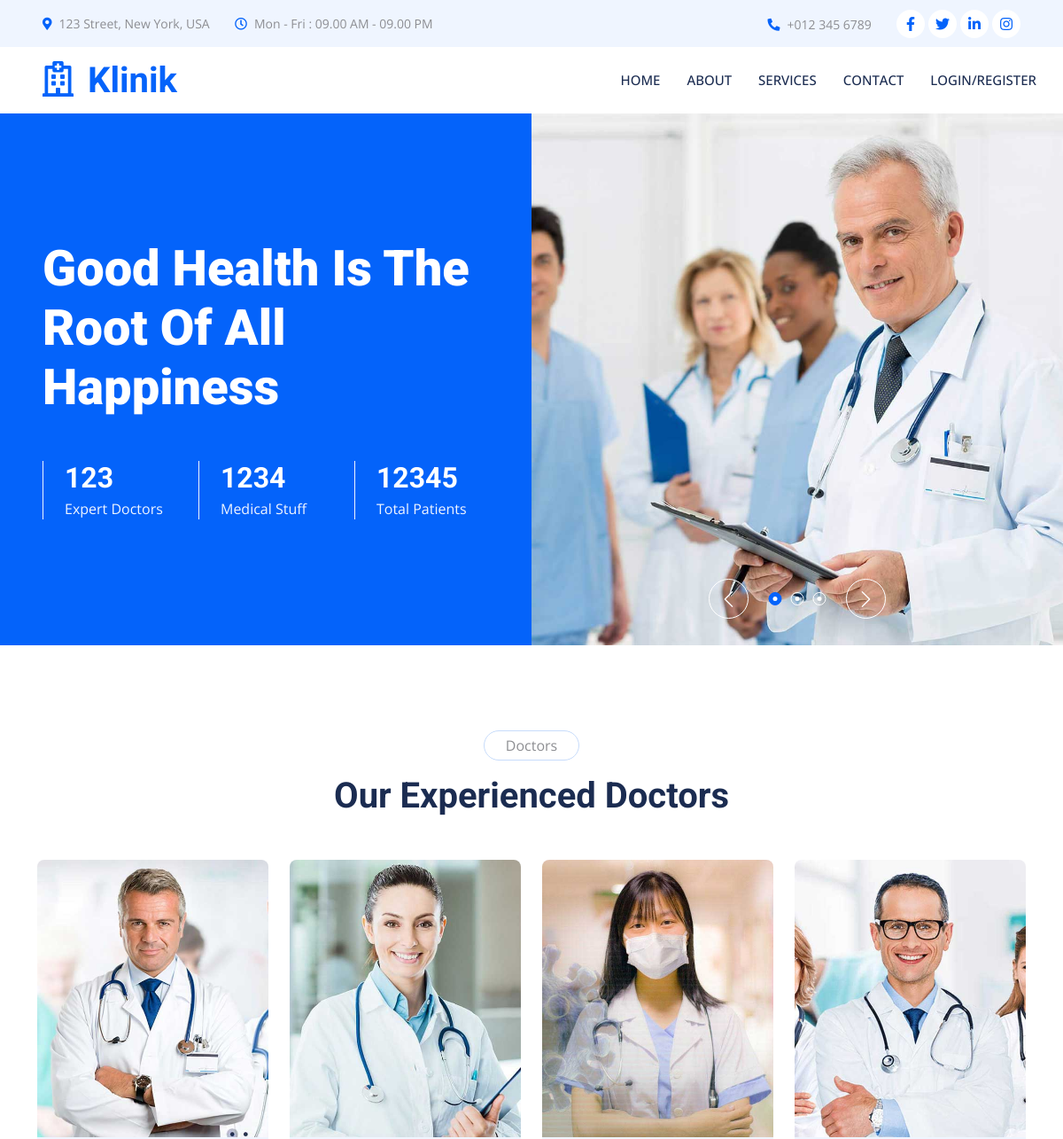
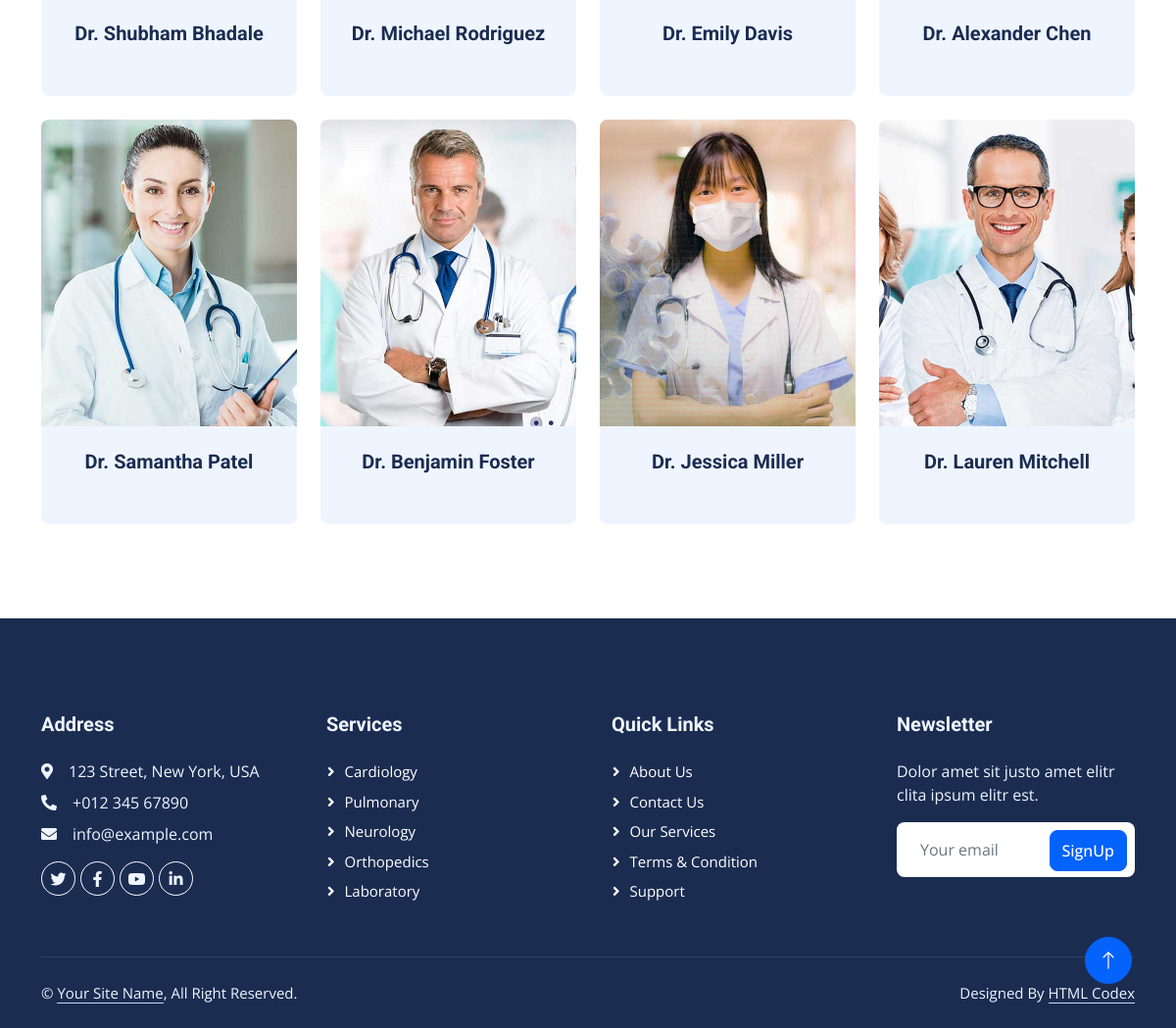
The app's page /home/doctors/ with its own data (2 pictures, top to bottom).
### default/models.py (models this page shows)
class Profile(models.Model):
    user = models.OneToOneField(
        User, on_delete=models.CASCADE, related_name="profile", primary_key=True
    )
    registeras = models.CharField(max_length=2, null=True)
    profile_image = models.ImageField(
        upload_to="user_profile", null=True, blank=True)
    emotion = models.CharField(null=True, max_length=100)

### home/views.py (the view)
# urls.py: path("doctors/", views.doctors, name="all_doctors"),
def doctors(request):
    doctor_list = Profile.objects.filter(registeras="1")
    return render(request, 'doctors.html', {
        "doctor_list": doctor_list
    })

### templates/doctors.html (shortened to what this page needs)
{% extends 'component.html' %}
{% load static %}
{% block body %}
<div class="container-xxl py-5">
    <div class="container">
        <div class="text-center mx-auto mb-5 wow fadeInUp" data-wow-delay="0.1s" style="max-width: 600px;">
            <p class="d-inline-block border rounded-pill py-1 px-4">Doctors</p>
            <h1>Our Experienced Doctors</h1>
        </div>
        <div class="row g-4">
            {% if doctor_list%}
            {% for doc in doctor_list %}
            <div class="col-lg-3 col-md-6 wow fadeInUp" data-wow-delay="0.1s">
                <div class="team-item position-relative rounded overflow-hidden">
                    <div class="overflow-hidden">
                        <img class="img-fluid" src="/media/{{ doc.profile_image }}" alt="">
                    </div>
                    <div class="team-text bg-light text-center p-4">
                        <h5>Dr. {{ doc.user.first_name }} {{ doc.user.last_name }}</h5>
                    </div>
                </div>
            </div>
            {% endfor %}
            {% else %}
            <div class="col-lg-3 col-md-6 wow fadeInUp" data-wow-delay="0.1s">
                <div class="text-center">
                    No records Found
                </div>
            </div>
            {% endif %}
        </div>
    </div>
</div>
{% endblock %}

### templates/component.html (shortened to what this page needs)
<!DOCTYPE html>
<html lang="en">
{% load static %}
<head>
    <link href="https://cdnjs.cloudflare.com/ajax/libs/font-awesome/5.10.0/css/all.min.css" rel="stylesheet">
    <link href="https://cdn.jsdelivr.net/npm/bootstrap-icons@1.4.1/font/bootstrap-icons.css" rel="stylesheet">
    <link href="{% static 'lib/animate/animate.min.css' %}" rel="stylesheet">
    <link href="{% static 'lib/owlcarousel/assets/owl.carousel.min.css' %}" rel="stylesheet">
    <link href="{% static 'lib/tempusdominus/css/tempusdominus-bootstrap-4.min.css' %}" rel="stylesheet" />
    <link href="{% static 'css/bootstrap.min.css' %}" rel="stylesheet">
    <link href="{% static 'css/style.css' %}" rel="stylesheet">
</head>
<body>
    <div class="container-fluid bg-light p-0 wow fadeIn" data-wow-delay="0.1s">
        <div class="row gx-0 d-none d-lg-flex">
            <div class="col-lg-7 px-5 text-start">
                <div class="h-100 d-inline-flex align-items-center py-3 me-4">
                    <small class="fa fa-map-marker-alt text-primary me-2"></small>
                    <small>123 Street, New York, USA</small>
                </div>
                <div class="h-100 d-inline-flex align-items-center py-3">
                    <small class="far fa-clock text-primary me-2"></small>
                    <small>Mon - Fri : 09.00 AM - 09.00 PM</small>
                </div>
            </div>
            <div class="col-lg-5 px-5 text-end">
                <div class="h-100 d-inline-flex align-items-center py-3 me-4">
                    <small class="fa fa-phone-alt text-primary me-2"></small>
                    <small>+012 345 6789</small>
                </div>
                <div class="h-100 d-inline-flex align-items-center">
                    <a class="btn btn-sm-square rounded-circle bg-white text-primary me-1" href=""><i
                            class="fab fa-facebook-f"></i></a>
                    <a class="btn btn-sm-square rounded-circle bg-white text-primary me-1" href=""><i
                            class="fab fa-twitter"></i></a>
                    <a class="btn btn-sm-square rounded-circle bg-white text-primary me-1" href=""><i
                            class="fab fa-linkedin-in"></i></a>
                    <a class="btn btn-sm-square rounded-circle bg-white text-primary me-0" href=""><i
                            class="fab fa-instagram"></i></a>
                </div>
            </div>
        </div>
    </div>
    <nav class="navbar navbar-expand-lg bg-white navbar-light sticky-top p-0 wow fadeIn" data-wow-delay="0.1s">
        <a href="index.html" class="navbar-brand d-flex align-items-center px-4 px-lg-5">
            <h1 class="m-0 text-primary"><i class="far fa-hospital me-3"></i>Klinik</h1>
        </a>
        <div class="collapse navbar-collapse" id="navbarCollapse">
            <div class="navbar-nav ms-auto p-4 p-lg-0">
                <a href="/home/login" class="nav-item nav-link">Home</a>
                <a href="/home/about" class="nav-item nav-link">About</a>
                <a href="/home/sevices" class="nav-item nav-link">Services</a>
                <a href="/home/contact" class="nav-item nav-link">Contact</a>
                {% if not request.user.is_authenticated %}
                <a href="/user" class="nav-item nav-link">Login/register</a>
                {% endif %}
            </div>
        </div>
    </nav>
    <div class="container-fluid header bg-primary p-0 mb-5">
        <div class="row g-0 align-items-center flex-column-reverse flex-lg-row">
            <div class="col-lg-6 p-5 wow fadeIn" data-wow-delay="0.1s">
                <h1 class="display-4 text-white mb-5">Good Health Is The Root Of All Happiness</h1>
                <div class="row g-4">
                    <div class="col-sm-4">
                        <div class="border-start border-light ps-4">
                            <h2 class="text-white mb-1" data-toggle="counter-up">123</h2>
                            <p class="text-light mb-0">Expert Doctors</p>
                        </div>
                    </div>
                    <div class="col-sm-4">
                        <div class="border-start border-light ps-4">
                            <h2 class="text-white mb-1" data-toggle="counter-up">1234</h2>
                            <p class="text-light mb-0">Medical Stuff</p>
                        </div>
                    </div>
                    <div class="col-sm-4">
                        <div class="border-start border-light ps-4">
                            <h2 class="text-white mb-1" data-toggle="counter-up">12345</h2>
                            <p class="text-light mb-0">Total Patients</p>
                        </div>
                    </div>
                </div>
            </div>
            <div class="col-lg-6 wow fadeIn" data-wow-delay="0.5s">
                <div class="owl-carousel header-carousel">
                    <div class="owl-carousel-item position-relative">
                        <img class="img-fluid" src="{% static 'img/carousel-1.jpg' %}" alt="">
                    </div>
                </div>
            </div>
        </div>
    </div>
    {% block body %}
    {% endblock %}
    <div class="container-fluid bg-dark text-light footer mt-5 pt-5 wow fadeIn" data-wow-delay="0.1s">
        <div class="container py-5">
            <div class="row g-5">
                <div class="col-lg-3 col-md-6">
                    <h5 class="text-light mb-4">Address</h5>
                    <p class="mb-2"><i class="fa fa-map-marker-alt me-3"></i>123 Street, New York, USA</p>
                    <p class="mb-2"><i class="fa fa-phone-alt me-3"></i>+012 345 67890</p>
                    <p class="mb-2"><i class="fa fa-envelope me-3"></i>info@example.com</p>
                    <div class="d-flex pt-2">
                        <a class="btn btn-outline-light btn-social rounded-circle" href=""><i
                                class="fab fa-twitter"></i></a>
                        <a class="btn btn-outline-light btn-social rounded-circle" href=""><i
                                class="fab fa-facebook-f"></i></a>
                        <a class="btn btn-outline-light btn-social rounded-circle" href=""><i
                                class="fab fa-youtube"></i></a>
                        <a class="btn btn-outline-light btn-social rounded-circle" href=""><i
                                class="fab fa-linkedin-in"></i></a>
                    </div>
                </div>
                <div class="col-lg-3 col-md-6">
                    <h5 class="text-light mb-4">Services</h5>
                    <a class="btn btn-link" href="">Cardiology</a>
                    <a class="btn btn-link" href="">Pulmonary</a>
                    <a class="btn btn-link" href="">Neurology</a>
                    <a class="btn btn-link" href="">Orthopedics</a>
                    <a class="btn btn-link" href="">Laboratory</a>
                </div>
                <div class="col-lg-3 col-md-6">
                    <h5 class="text-light mb-4">Quick Links</h5>
                    <a class="btn btn-link" href="">About Us</a>
                    <a class="btn btn-link" href="">Contact Us</a>
                    <a class="btn btn-link" href="">Our Services</a>
                    <a class="btn btn-link" href="">Terms & Condition</a>
                    <a class="btn btn-link" href="">Support</a>
                </div>
                <div class="col-lg-3 col-md-6">
                    <h5 class="text-light mb-4">Newsletter</h5>
                    <p>Dolor amet sit justo amet elitr clita ipsum elitr est.</p>
                    <div class="position-relative mx-auto" style="max-width: 400px;">
                        <input class="form-control border-0 w-100 py-3 ps-4 pe-5" type="text" placeholder="Your email">
                        <button type="button"
                            class="btn btn-primary py-2 position-absolute top-0 end-0 mt-2 me-2">SignUp</button>
                    </div>
                </div>
            </div>
        </div>
        <div class="container">
            <div class="copyright">
                <div class="row">
                    <div class="col-md-6 text-center text-md-start mb-3 mb-md-0">
                        &copy; <a class="border-bottom" href="#">Your Site Name</a>, All Right Reserved.
                    </div>
                    <div class="col-md-6 text-center text-md-end">
                        Designed By <a class="border-bottom" href="https://htmlcodex.com">HTML Codex</a>
                    </div>
                </div>
            </div>
        </div>
    </div>
    <a href="#" class="btn btn-lg btn-primary btn-lg-square rounded-circle back-to-top"><i
            class="bi bi-arrow-up"></i></a>
</body>
</html>

### public/static/css/style.css (style rules this page uses)
:root { --primary: #0463FA; --light: #EFF5FF; --dark: #1B2C51; }
.back-to-top { position: fixed; display: none; right: 45px; bottom: 45px; z-index: 99; }
.btn { font-weight: 500; transition: .5s; }
.btn.btn-primary, .btn.btn-secondary { color: #FFFFFF; }
.btn-sm-square { width: 32px; height: 32px; }
.btn-lg-square { width: 48px; height: 48px; }
.btn-square, .btn-sm-square, .btn-lg-square { padding: 0; display: flex; align-items: center; justify-content: center; font-weight: normal; }
.navbar .navbar-nav .nav-link { margin-right: 30px; padding: 25px 0; color: #FFFFFF; font-size: 15px; font-weight: 500; text-transform: uppercase; outline: none; }
.navbar .navbar-brand, .navbar a.btn { height: 75px; }
.navbar .navbar-nav .nav-link { color: var(--dark); font-weight: 500; }
.navbar.sticky-top { top: -100px; transition: .5s; }
.team-item img { position: relative; top: 0; transition: .5s; }
.team-item .team-text { position: relative; height: 100px; transition: .5s; }
.footer .btn.btn-social { margin-right: 5px; width: 35px; height: 35px; display: flex; align-items: center; justify-content: center; color: var(--light); border: 1px solid #FFFFFF; transition: .3s; }
.footer .btn.btn-link { display: block; margin-bottom: 5px; padding: 0; text-align: left; color: #FFFFFF; font-size: 15px; font-weight: normal; text-transform: capitalize; transition: .3s; }
.footer .btn.btn-link::before { position: relative; content: "\f105"; font-family: "Font Awesome 5 Free"; font-weight: 900; margin-right: 10px; }
.footer .copyright { padding: 25px 0; font-size: 15px; border-top: 1px solid rgba(256, 256, 256, .1); }
.footer .copyright a { color: var(--light); }

### records on screen
Profile: profile_image (picture), user.first_name "Shubham", user.last_name "Bhadale"
Profile: profile_image (picture), user.first_name "Michael", user.last_name "Rodriguez"
Profile: profile_image (picture), user.first_name "Emily", user.last_name "Davis"
Profile: profile_image (picture), user.first_name "Alexander", user.last_name "Chen"
Profile: profile_image (picture), user.first_name "Samantha", user.last_name "Patel"
Profile: profile_image (picture), user.first_name "Benjamin", user.last_name "Foster"
Profile: profile_image (picture), user.first_name "Jessica", user.last_name "Miller"
Profile: profile_image (picture), user.first_name "Lauren", user.last_name "Mitchell"
